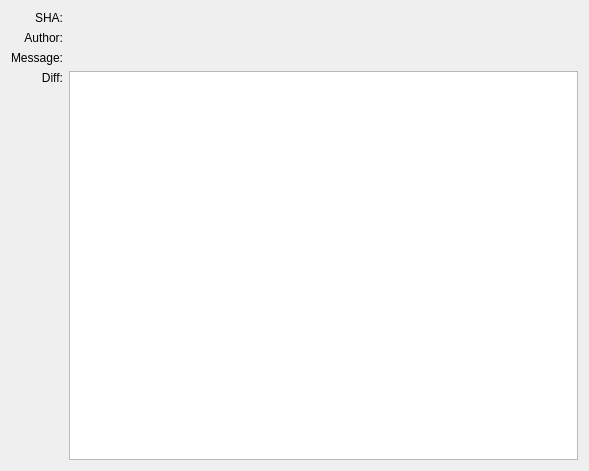
<?xml version="1.0" encoding="UTF-8"?>
<ui version="4.0">
 <class>commitWidget</class>
 <widget class="QWidget" name="commitWidget">
  <property name="geometry">
   <rect>
    <x>0</x>
    <y>0</y>
    <width>589</width>
    <height>471</height>
   </rect>
  </property>
  <property name="windowTitle">
   <string>Commit Widget</string>
  </property>
  <layout class="QGridLayout" name="gridLayout">
   <item row="0" column="0">
    <widget class="QLabel" name="label">
     <property name="text">
      <string>SHA:</string>
     </property>
     <property name="alignment">
      <set>Qt::AlignRight|Qt::AlignTop|Qt::AlignTrailing</set>
     </property>
    </widget>
   </item>
   <item row="0" column="1">
    <widget class="QLabel" name="shaLabel">
     <property name="text">
      <string/>
     </property>
    </widget>
   </item>
   <item row="1" column="0">
    <widget class="QLabel" name="label_3">
     <property name="text">
      <string>Author:</string>
     </property>
     <property name="alignment">
      <set>Qt::AlignRight|Qt::AlignTop|Qt::AlignTrailing</set>
     </property>
    </widget>
   </item>
   <item row="1" column="1">
    <widget class="QLabel" name="authorLabel">
     <property name="text">
      <string/>
     </property>
    </widget>
   </item>
   <item row="2" column="0">
    <widget class="QLabel" name="label_7">
     <property name="text">
      <string>Message:</string>
     </property>
     <property name="alignment">
      <set>Qt::AlignRight|Qt::AlignTop|Qt::AlignTrailing</set>
     </property>
    </widget>
   </item>
   <item row="2" column="1">
    <widget class="QLabel" name="messageLabel">
     <property name="frameShape">
      <enum>QFrame::NoFrame</enum>
     </property>
     <property name="text">
      <string/>
     </property>
    </widget>
   </item>
   <item row="3" column="0">
    <widget class="QLabel" name="label_9">
     <property name="text">
      <string>Diff:</string>
     </property>
     <property name="alignment">
      <set>Qt::AlignRight|Qt::AlignTop|Qt::AlignTrailing</set>
     </property>
     <property name="buddy">
      <cstring>diffTextBrowser</cstring>
     </property>
    </widget>
   </item>
   <item row="3" column="1">
    <widget class="QTextBrowser" name="diffTextBrowser"/>
   </item>
  </layout>
 </widget>
 <resources>
  <include location="../resources/icons.qrc"/>
 </resources>
 <connections/>
</ui>
